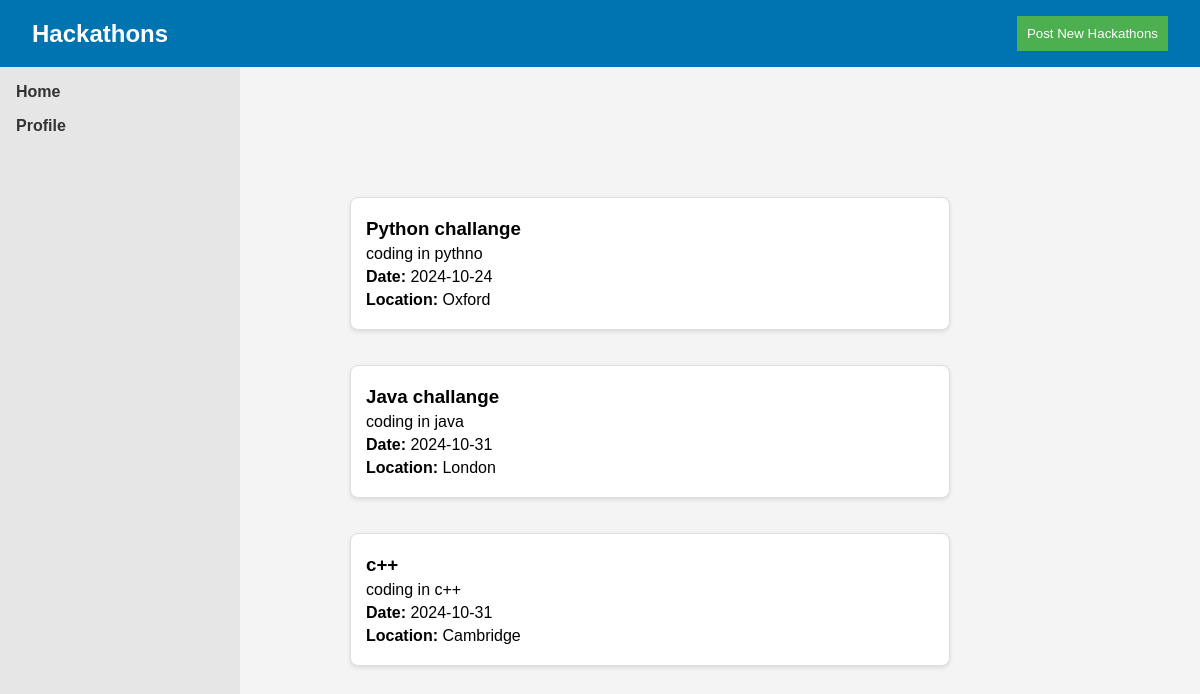
Page /hack on the committed database.
### tables this page shows
CREATE TABLE hackathons (
    id INTEGER PRIMARY KEY AUTOINCREMENT,
    title TEXT NOT NULL,
    description TEXT NOT NULL,
    date TEXT NOT NULL,
    location TEXT NOT NULL
);

### app.py (the view)
@app.route('/hack', methods=['GET'])
def hack():
     hackathons = query_db("SELECT title, description, date, location FROM hackathons")
     return render_template('hack.html', hackathons=hackathons)

### app.py (called while the page is built)
def get_db():
     db = sqlite3.connect('database.sqlite')
     return db

def query_db(query, args=(), one=False):
     cur = get_db().execute(query, args)
     rv = cur.fetchall()
     cur.close()
     return (rv[0] if rv else None) if one else rv

### templates/hack.html (shortened to what this page needs)
<!DOCTYPE html>
<html lang="en">
<head>
    <link rel="stylesheet" href="{{ url_for('static', filename='css/hack.css') }}">
</head>
<body>
    <header>
        <div class="navbar">
            <h1>Hackathons</h1>
            <button class="post-hack-btn" onclick="showForm()">Post New Hackathons</button>
        </div>
    </header>
    <aside class="sidebar">
        <ul>
            <li><a href="/">Home</a></li>
                <li><a href="#">Profile</a></li>
        </ul>
    </aside>
    <main class="container">
        <div id="hackathon-feed">
            {%if hackathons %}
                {% for hackathon in hackathons %}
                <div class="hackathon-post">
                    <h3>{{ hackathon[0] }}</h3>
                    <p>{{ hackathon[1] }}</p>
                    <p><strong>Date:</strong> {{ hackathon[2] }}</p>
                    <p><strong>Location:</strong> {{ hackathon[3] }}</p>
                </div>
            {% endfor %}
            {% else %}
            <p>No hackathons available. Be the first to post one!</p>
            {% endif %}
        </div>
    </main>
</body>
</html>

### static/css/hack.css (style rules this page uses)
* { margin: 0; padding: 0; box-sizing: border-box; }
body { font-family: Arial, Helvetica, sans-serif; background-color: #f4f4f4; }
.navbar { background-color: #0073b1; color: white; padding: 1rem 2rem; display: flex; justify-content: space-between; align-items: center; }
.navbar h1 { font-size: 1.5rem; }
.post-hack-btn { background-color: #4CAF50; color: white; border: none; padding: 10px; cursor: pointer; }
.container { width: 80%; margin: 20px auto; padding: 20px; display: flex; flex-direction: column; align-items: center; }
#hackathon-feed { width: 100%; display: flex; flex-direction: column; gap: 15px; align-items: center; margin-top: 20px; padding-top: 60px; padding-left: 100px; }
.hackathon-post { background-color: white; padding: 15px; border-radius: 8px; box-shadow: 0px 2px 4px rgba(0, 0, 0, 0.1); border: 1px solid #ddd; width: 80%; max-width: 600px; margin: 10px 0; word-wrap: break-word; }
.hackathon-post h3, .hackathon-post p { text-align: left; margin: 5px 0; }
.sidebar { width: 20%; background-color: #e6e6e6; padding: 1rem; height: 100vh; position: fixed; left: 0; }
.sidebar ul { list-style: none; }
.sidebar ul li { margin-bottom: 1rem; }
.sidebar ul li a { color: #333; text-decoration: none; font-weight: bold; }

### rows in the picture
hackathons: title "Python challange", description "coding in pythno", date "2024-10-24", location "Oxford"
hackathons: title "Java challange", description "coding in java", date "2024-10-31", location "London"
hackathons: title "c++", description "coding in c++", date "2024-10-31", location "Cambridge"
